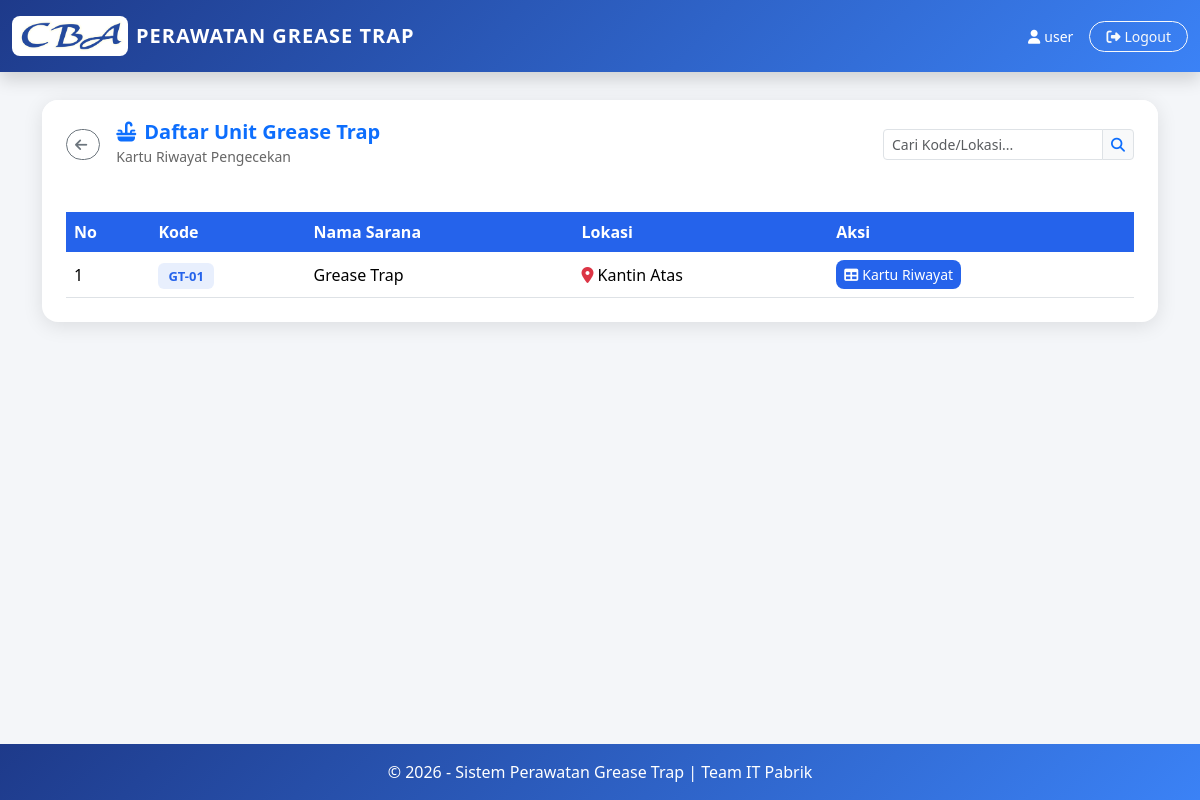
/grease_trap_home.php (signed in), run on an earlier commit of the app's database.
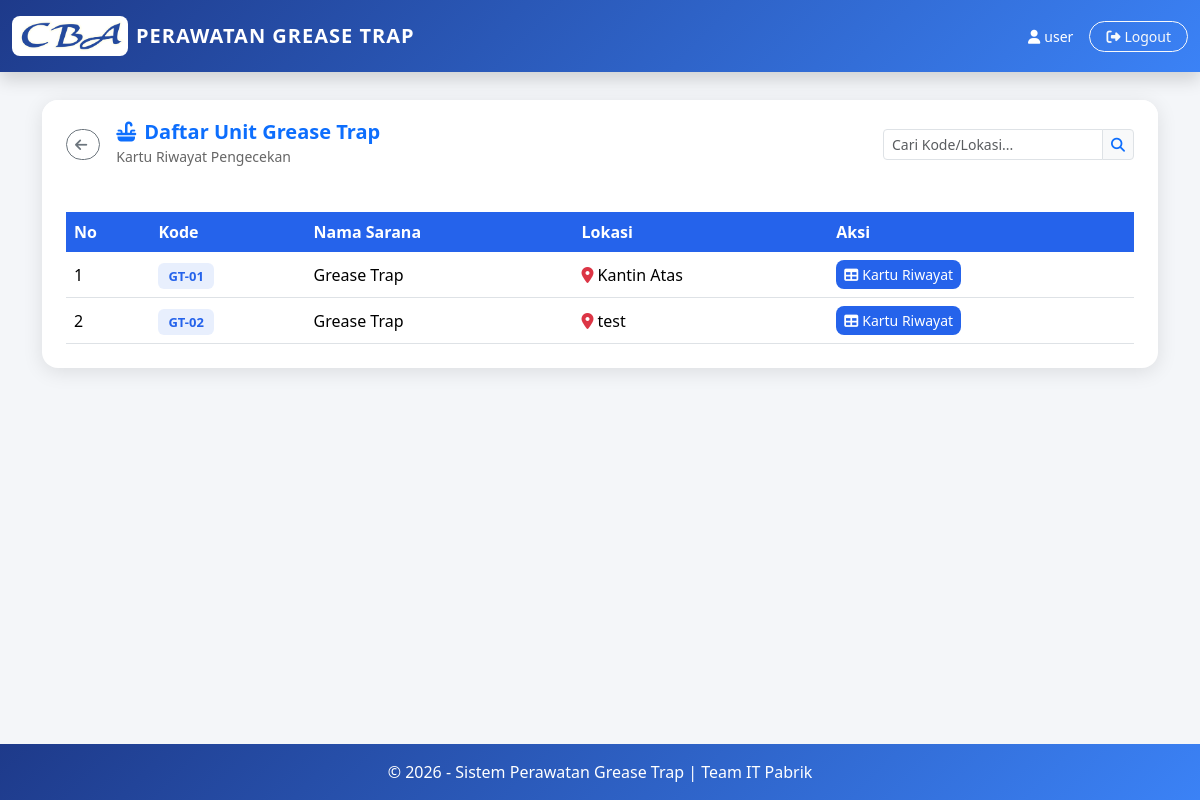
And on a later commit of the database.
### tables this page shows
CREATE TABLE `grease_trap` (
  `id` int(11) NOT NULL,
  `no_kode` varchar(50) NOT NULL,
  `nama_sarana` varchar(100) DEFAULT NULL,
  `lokasi` varchar(200) DEFAULT NULL
);

### grease_trap_home.php (the view, shortened to what the changed rows need)
<?php
include "config/koneksi.php";
mysqli_query($conn, "CREATE TABLE IF NOT EXISTS `grease_trap` (
  `id` int(11) NOT NULL AUTO_INCREMENT,
  `no_kode` varchar(50) NOT NULL,
  `nama_sarana` varchar(100) DEFAULT NULL,
  `lokasi` varchar(200) DEFAULT NULL,
  PRIMARY KEY (`id`)
) ENGINE=InnoDB DEFAULT CHARSET=utf8mb4");
mysqli_query($conn, "CREATE TABLE IF NOT EXISTS `checklist_grease_trap` (
  `id` int(11) NOT NULL AUTO_INCREMENT,
  `grease_trap_id` int(11) NOT NULL,
  `tahun` int(4) NOT NULL,
  `bulan` tinyint(2) NOT NULL,
  `tanggal_cek` date DEFAULT NULL,
  `valve_handle` enum('Ok','Nok') DEFAULT NULL,
  `hose_coupling_conect` enum('Ok','Nok') DEFAULT NULL,
  `baut_valve_handle` enum('Ok','Nok') DEFAULT NULL,
  `fire_hose` enum('Ok','Nok') DEFAULT NULL,
  `slang_grease_trap` enum('Ok','Nok') DEFAULT NULL,
  `nozzle` enum('Ok','Nok') DEFAULT NULL,
  `box_grease_trap` enum('Ok','Nok') DEFAULT NULL,
  `paraf` varchar(100) DEFAULT NULL,
  `catatan` text DEFAULT NULL,
  `users_id` int(11) DEFAULT NULL,
  `created_at` datetime DEFAULT CURRENT_TIMESTAMP,
  PRIMARY KEY (`id`)
) ENGINE=InnoDB DEFAULT CHARSET=utf8mb4");
$where = "";
$listGreaseTrap = mysqli_query($conn, "SELECT * FROM grease_trap $where ORDER BY no_kode ASC");
?>
<!DOCTYPE html>
<html lang="id">
<head>
  <link href="https://cdn.jsdelivr.net/npm/bootstrap@5.3.2/dist/css/bootstrap.min.css" rel="stylesheet">
</head>
<body>
  <div class="container" style="margin-top:100px; padding-bottom:40px; flex:1;">
    <div class="card card-grease_trap">
      <div class="card-body p-4">
        <div class="table-responsive">
          <table class="table table-hover align-middle mb-0">
            <thead>
              <tr>
                <th>No</th>
                <th>Kode</th>
                <th>Nama Sarana</th>
                <th>Lokasi</th>
                <th>Aksi</th>
              </tr>
            </thead>
            <tbody>
              <?php $no = 1;
              while ($row = mysqli_fetch_assoc($listGreaseTrap)): ?>
                <tr>
                  <td data-label="No"><?= $no++ ?></td>
                  <td data-label="Kode"><span class="grease_trap-badge"><?= htmlspecialchars($row['no_kode']) ?></span>
                  </td>
                  <td data-label="Nama Sarana"><?= htmlspecialchars($row['nama_sarana']) ?></td>
                  <td data-label="Lokasi">
                    <span><i
                        class="fa-solid fa-location-dot text-danger me-1"></i><?= htmlspecialchars($row['lokasi']) ?></span>
                  </td>
                  <td data-label="Aksi">
                    <a href="grease_trap_kartu.php?grease_trap_id=<?= $row['id'] ?>"
                      class="btn btn-kartu btn-sm flex-grow-1">
                      <i class="fa-solid fa-table me-1"></i><span class="d-inline">Kartu Riwayat</span>
                    </a>
                  </td>
                </tr>
              <?php endwhile; ?>
            </tbody>
          </table>
        </div>
      </div>
    </div>
  </div>
</body>
</html>

What changed in the data, as far as the page shows it:
added grease_trap: no_kode "GT-02", nama_sarana "Grease Trap", lokasi "test"
